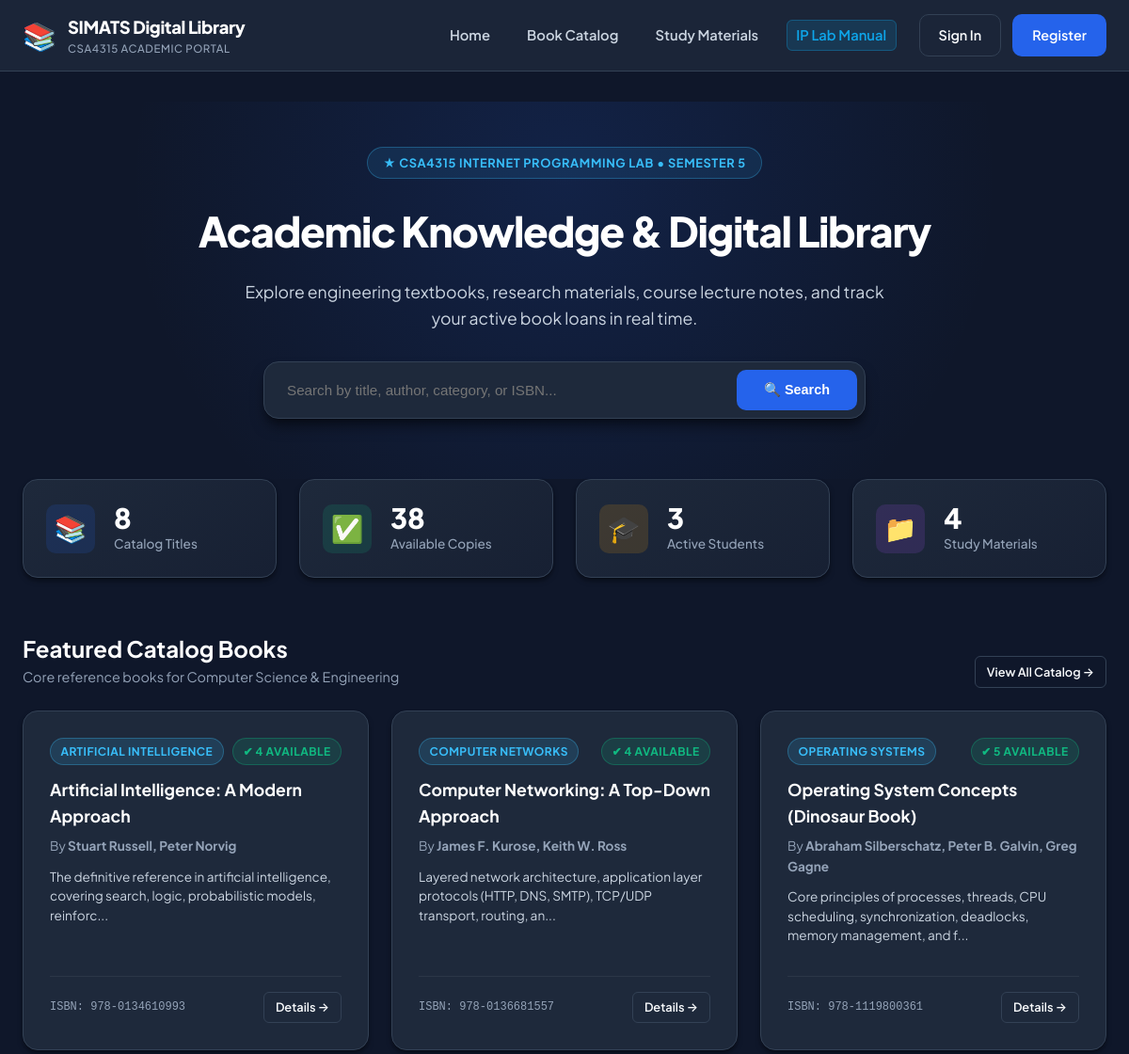
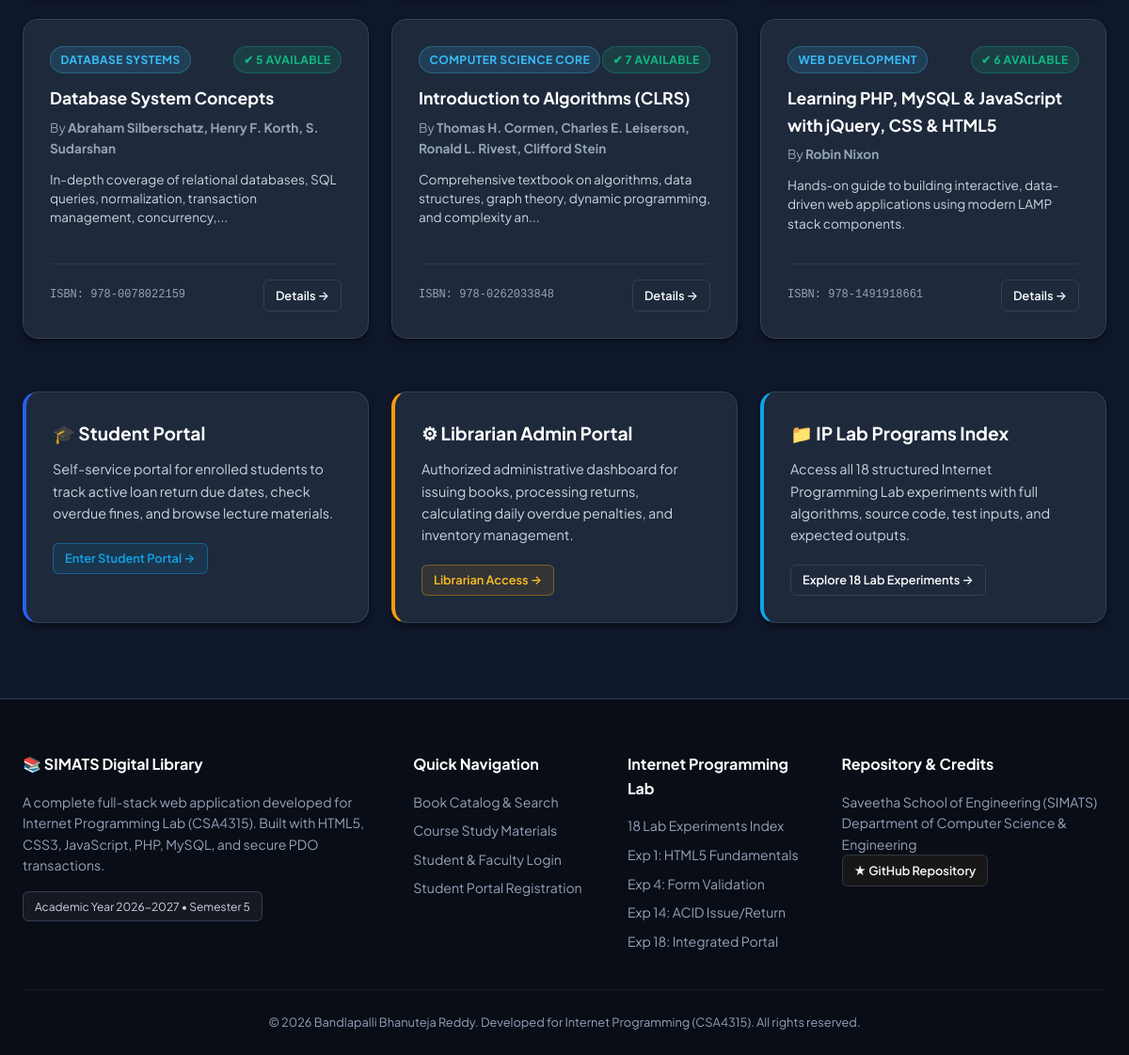
The page / on the database its author committed (2 pictures, top to bottom).
### tables this page shows
CREATE TABLE IF NOT EXISTS books (
    id INT AUTO_INCREMENT PRIMARY KEY,
    title VARCHAR(255) NOT NULL,
    author VARCHAR(255) NOT NULL,
    isbn VARCHAR(30) NOT NULL UNIQUE,
    category VARCHAR(100) NOT NULL,
    publisher VARCHAR(150) DEFAULT NULL,
    publication_year INT DEFAULT NULL,
    total_copies INT NOT NULL DEFAULT 1,
    available_copies INT NOT NULL DEFAULT 1,
    description TEXT DEFAULT NULL,
    cover_image VARCHAR(255) DEFAULT NULL,
    created_at TIMESTAMP DEFAULT CURRENT_TIMESTAMP,
    INDEX idx_book_category (category),
    INDEX idx_book_title (title),
    INDEX idx_book_author (author)
);

### index.php (the view, shortened to what this page needs)
<?php
$stats = [
    'total_books' => 0,
    'total_copies' => 0,
    'available_copies' => 0,
    'students_count' => 0,
    'materials_count' => 0
];
$featured_books = [];
try {
    $pdo = get_db_connection();
    $bStmt = $pdo->query("SELECT COUNT(*) AS total_titles, SUM(total_copies) AS total_copies, SUM(available_copies) AS available_copies FROM books");
    $bData = $bStmt->fetch();
    if ($bData) {
        $stats['total_books'] = (int)($bData['total_titles'] ?? 0);
        $stats['total_copies'] = (int)($bData['total_copies'] ?? 0);
        $stats['available_copies'] = (int)($bData['available_copies'] ?? 0);
    }
    $uStmt = $pdo->query("SELECT COUNT(*) AS cnt FROM users WHERE role = 'student'");
    $stats['students_count'] = (int)($uStmt->fetchColumn() ?? 0);
    $mStmt = $pdo->query("SELECT COUNT(*) AS cnt FROM study_materials");
    $stats['materials_count'] = (int)($mStmt->fetchColumn() ?? 0);
    $featStmt = $pdo->query("SELECT * FROM books ORDER BY id DESC LIMIT 6");
    $featured_books = $featStmt->fetchAll();
} catch (Exception $e) {
}
include_once __DIR__ . '/includes/header.php';
?>
<div class="hero-section" style="text-align: center; padding: 3rem 1rem 4rem; background: radial-gradient(circle at 50% 20%, rgba(37, 99, 235, 0.15) 0%, rgba(15, 23, 42, 0) 70%);">
    <div style="display: inline-block; padding: 0.35rem 1rem; background: rgba(56, 189, 248, 0.1); border: 1px solid rgba(56, 189, 248, 0.3); border-radius: 9999px; color: #38bdf8; font-size: 0.8rem; font-weight: 700; text-transform: uppercase; letter-spacing: 0.05em; margin-bottom: 1.25rem;">
        &#9733; CSA4315 Internet Programming Lab &bull; Semester 5
    </div>
    <h1 style="font-size: 2.75rem; font-weight: 800; letter-spacing: -0.03em; margin-bottom: 1rem; color: #ffffff;">
        Academic Knowledge & Digital Library
    </h1>
    <p style="font-size: 1.1rem; color: var(--text-secondary); max-width: 680px; margin: 0 auto 2rem; line-height: 1.6;">
        Explore engineering textbooks, research materials, course lecture notes, and track your active book loans in real time.
    </p>
    <form action="<?php echo BASE_URL; ?>/books/catalog.php" method="GET" style="max-width: 640px; margin: 0 auto; display: flex; gap: 0.5rem; background: #1e293b; padding: 0.5rem; border-radius: var(--radius-lg); border: 1px solid var(--border-color); box-shadow: var(--shadow-lg);">
        <input type="text" name="q" placeholder="Search by title, author, category, or ISBN..." style="flex: 1; background: transparent; border: none; padding: 0.75rem 1rem; color: #ffffff; font-size: 0.95rem; outline: none;">
        <button type="submit" class="btn btn-primary" style="padding: 0.75rem 1.75rem;">
            &#128269; Search
        </button>
    </form>
</div>
<div class="grid grid-cols-4" style="margin-bottom: 3.5rem;">
    <div class="stat-card">
        <div class="stat-icon">&#128218;</div>
        <div class="stat-info">
            <h3><?php echo number_format($stats['total_books']); ?></h3>
            <p>Catalog Titles</p>
        </div>
    </div>
    <div class="stat-card">
        <div class="stat-icon" style="color: #10b981; background: rgba(16, 185, 129, 0.15);">&#9989;</div>
        <div class="stat-info">
            <h3><?php echo number_format($stats['available_copies']); ?></h3>
            <p>Available Copies</p>
        </div>
    </div>
    <div class="stat-card">
        <div class="stat-icon" style="color: #f59e0b; background: rgba(245, 158, 11, 0.15);">&#127891;</div>
        <div class="stat-info">
            <h3><?php echo number_format($stats['students_count']); ?></h3>
            <p>Active Students</p>
        </div>
    </div>
    <div class="stat-card">
        <div class="stat-icon" style="color: #a855f7; background: rgba(168, 85, 247, 0.15);">&#128193;</div>
        <div class="stat-info">
            <h3><?php echo number_format($stats['materials_count']); ?></h3>
            <p>Study Materials</p>
        </div>
    </div>
</div>
<div style="margin-bottom: 3.5rem;">
    <div style="display: flex; justify-content: space-between; align-items: flex-end; margin-bottom: 1.5rem;">
        <div>
            <h2 style="font-size: 1.5rem; font-weight: 700; color: #ffffff;">Featured Catalog Books</h2>
            <p style="color: var(--text-muted); font-size: 0.9rem;">Core reference books for Computer Science & Engineering</p>
        </div>
        <a href="<?php echo BASE_URL; ?>/books/catalog.php" class="btn btn-outline btn-sm">
            View All Catalog &rarr;
        </a>
    </div>
    <div class="grid grid-cols-3">
        <?php if (!empty($featured_books)): ?>
            <?php foreach ($featured_books as $book): ?>
                <div class="card" style="display: flex; flex-direction: column; justify-content: space-between; position: relative;">
                    <div>
                        <div style="display: flex; justify-content: space-between; align-items: flex-start; margin-bottom: 0.75rem;">
                            <span class="badge badge-info"><?php echo htmlspecialchars($book['category']); ?></span>
                            <?php if ($book['available_copies'] > 0): ?>
                                <span class="badge badge-success">&#10004; <?php echo $book['available_copies']; ?> Available</span>
                            <?php else: ?>
                                <span class="badge badge-danger">&#10006; Out of Stock</span>
                            <?php endif; ?>
                        </div>
                        <h3 style="font-size: 1.1rem; font-weight: 700; margin-bottom: 0.4rem; color: #ffffff;">
                            <?php echo htmlspecialchars($book['title']); ?>
                        </h3>
                        <p style="font-size: 0.85rem; color: var(--text-muted); margin-bottom: 0.75rem;">
                            By <strong><?php echo htmlspecialchars($book['author']); ?></strong>
                        </p>
                        <p style="font-size: 0.85rem; color: var(--text-secondary); line-height: 1.5; margin-bottom: 1rem;">
                            <?php echo htmlspecialchars(mb_strimwidth($book['description'] ?? 'No description provided.', 0, 110, '...')); ?>
                        </p>
                    </div>
                    <div style="display: flex; justify-content: space-between; align-items: center; border-top: 1px solid rgba(255,255,255,0.06); padding-top: 1rem; margin-top: 1rem;">
                        <span style="font-size: 0.75rem; color: var(--text-muted); font-family: monospace;">ISBN: <?php echo htmlspecialchars($book['isbn']); ?></span>
                        <a href="<?php echo BASE_URL; ?>/books/view.php?id=<?php echo $book['id']; ?>" class="btn btn-sm btn-outline">
                            Details &rarr;
                        </a>
                    </div>
                </div>
            <?php endforeach; ?>
        <?php else: ?>
            <div class="card" style="grid-column: span 3; text-align: center; padding: 3rem;">
                <p style="color: var(--text-muted);">Database tables empty or pending import. Run schema.sql and seed.sql to populate catalog.</p>
            </div>
        <?php endif; ?>
    </div>
</div>
<div class="grid grid-cols-3" style="margin-bottom: 3rem;">
    <div class="card" style="border-left: 4px solid var(--primary);">
        <h3 style="font-size: 1.2rem; font-weight: 700; margin-bottom: 0.75rem; color: #ffffff;">&#127891; Student Portal</h3>
        <p style="color: var(--text-secondary); font-size: 0.9rem; margin-bottom: 1.25rem;">
            Self-service portal for enrolled students to track active loan return due dates, check overdue fines, and browse lecture materials.
        </p>
        <a href="<?php echo BASE_URL; ?>/student/dashboard.php" class="btn btn-outline-student btn-sm">Enter Student Portal &rarr;</a>
    </div>
    <div class="card" style="border-left: 4px solid var(--warning);">
        <h3 style="font-size: 1.2rem; font-weight: 700; margin-bottom: 0.75rem; color: #ffffff;">&#9881; Librarian Admin Portal</h3>
        <p style="color: var(--text-secondary); font-size: 0.9rem; margin-bottom: 1.25rem;">
            Authorized administrative dashboard for issuing books, processing returns, calculating daily overdue penalties, and inventory management.
        </p>
        <a href="<?php echo BASE_URL; ?>/admin/dashboard.php" class="btn btn-outline-admin btn-sm">Librarian Access &rarr;</a>
    </div>
    <div class="card" style="border-left: 4px solid var(--accent);">
        <h3 style="font-size: 1.2rem; font-weight: 700; margin-bottom: 0.75rem; color: #ffffff;">&#128193; IP Lab Programs Index</h3>
        <p style="color: var(--text-secondary); font-size: 0.9rem; margin-bottom: 1.25rem;">
            Access all 18 structured Internet Programming Lab experiments with full algorithms, source code, test inputs, and expected outputs.
        </p>
        <a href="<?php echo BASE_URL; ?>/LAB/README.md" class="btn btn-outline btn-sm">Explore 18 Lab Experiments &rarr;</a>
    </div>
</div>
<?php include_once __DIR__ . '/includes/footer.php'; ?>

### rows shown on the page
books: category "ARTIFICIAL INTELLIGENCE", available_copies "4", title "Artificial Intelligence: A Modern Approach", author "Stuart Russell, Peter Norvig", description "The definitive reference in artificial intelligence, covering search, logic, probabilistic models, reinforc...", isbn "978-0134610993"
books: category "COMPUTER NETWORKS", available_copies "4", title "Computer Networking: A Top-Down Approach", author "James F. Kurose, Keith W. Ross", description "Layered network architecture, application layer protocols (HTTP, DNS, SMTP), TCP/UDP transport, routing, an...", isbn "978-0136681557"
books: category "OPERATING SYSTEMS", available_copies "5", title "Operating System Concepts (Dinosaur Book)", author "Abraham Silberschatz, Peter B. Galvin, Greg Gagne", description "Core principles of processes, threads, CPU scheduling, synchronization, deadlocks, memory management, and f...", isbn "978-1119800361"
books: category "DATABASE SYSTEMS", available_copies "5", title "Database System Concepts", author "Abraham Silberschatz, Henry F. Korth, S. Sudarshan", description "In-depth coverage of relational databases, SQL queries, normalization, transaction management, concurrency,...", isbn "978-0078022159"
books: category "COMPUTER SCIENCE CORE", available_copies "7", title "Introduction to Algorithms (CLRS)", author "Thomas H. Cormen, Charles E. Leiserson, Ronald L. Rivest, Clifford Stein", description "Comprehensive textbook on algorithms, data structures, graph theory, dynamic programming, and complexity an...", isbn "978-0262033848"
books: category "WEB DEVELOPMENT", available_copies "6", title "Learning PHP, MySQL & JavaScript with jQuery, CSS & HTML5", author "Robin Nixon", description "Hands-on guide to building interactive, data-driven web applications using modern LAMP stack components.", isbn "978-1491918661"

### other values the page prints
APP_NAME "SIMATS Digital Library"
$stats['total_books'] "8"
$stats['available_copies'] "38"
$stats['students_count'] "3"
$stats['materials_count'] "4"
